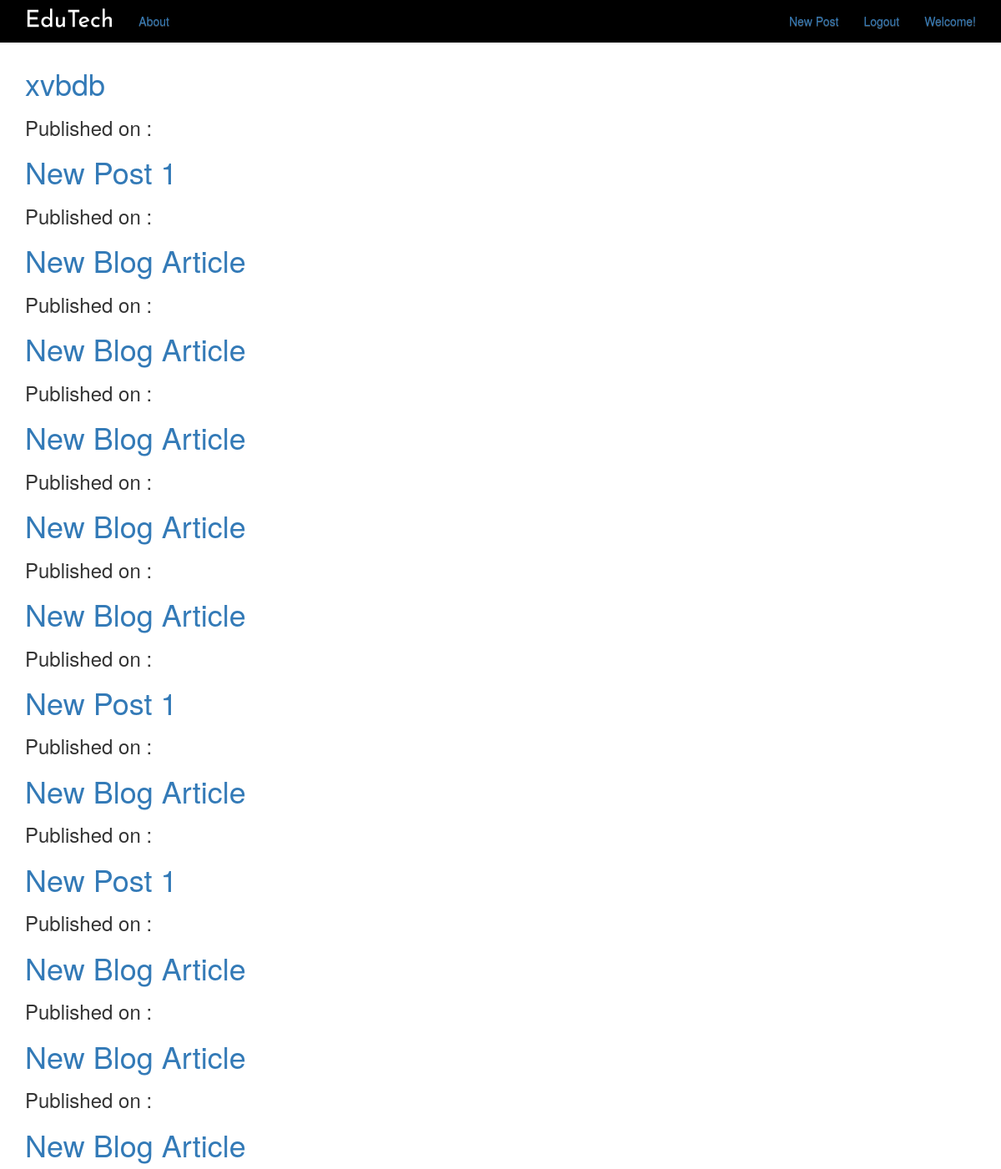
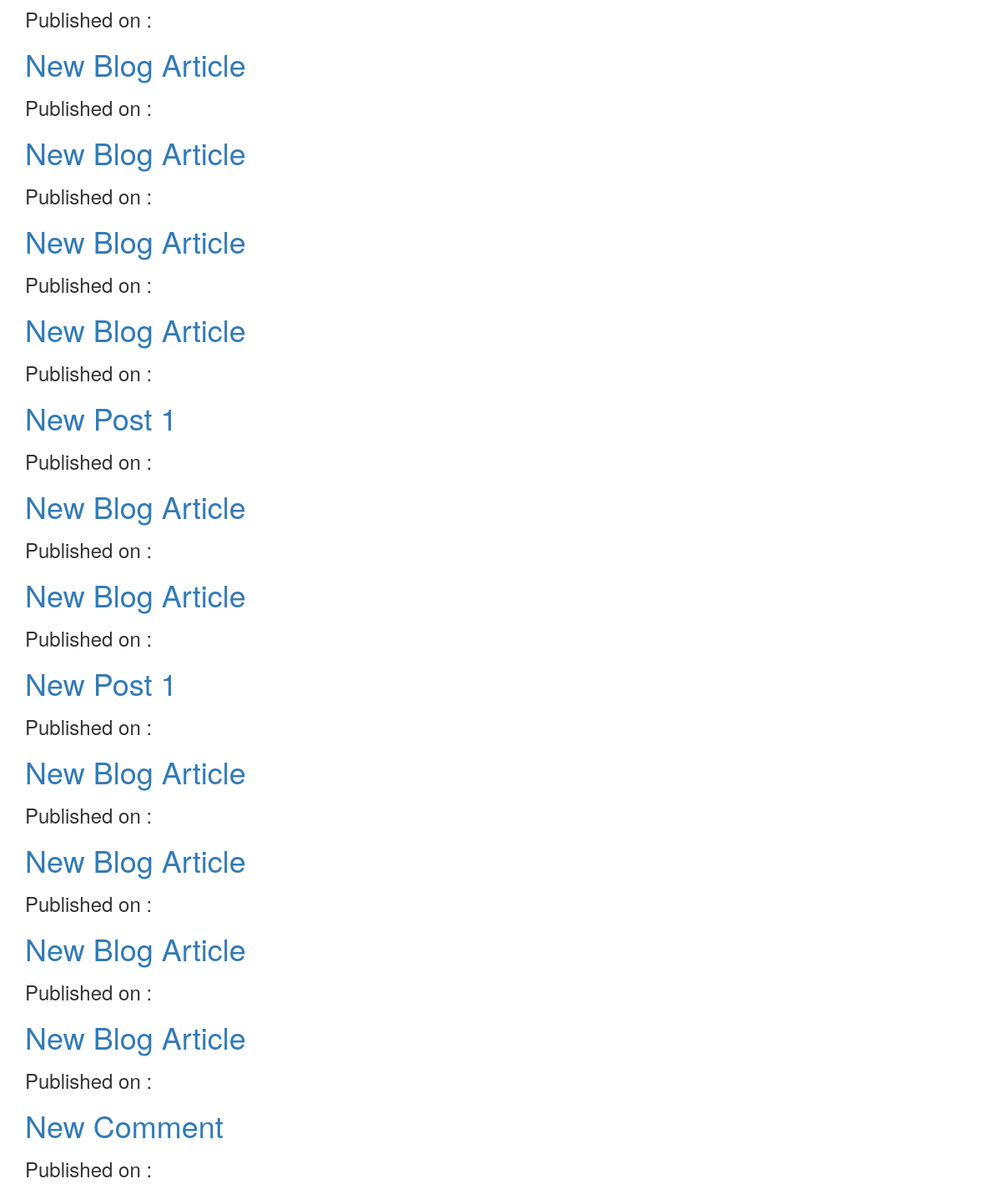
The app's page /post/draft/1 (signed in) with its own data (2 pictures, top to bottom).
### blog/models.py (models this page shows, shortened)
class Post(models.Model):
	author = models.ForeignKey('auth.User',on_delete=models.CASCADE)
	title = models.CharField(max_length=256)
	text = models.TextField()
	created_date = models.DateTimeField(default=timezone.now)
	publish_date = models.DateTimeField(blank=True,null=True)

### blog/views.py (the view)
# urls.py: re_path(r'post/draft/(?P<pk>\d+)$',views.DraftPostView.as_view(),name='post_draft'),
class DraftPostView(LoginRequiredMixin,ListView):
	login_url = '/login/'
	redirect_field_name = 'blog/post_list.html'
	model = Post
	def get_queryset(self):
		return Post.objects.filter(publish_date__isnull = True).order_by('created_date')

### blog/templates/blog/post_list.html
{% extends 'blog/base.html' %}
{% block body_block %}
	<div>
		{% for post in post_list %}
			<h1><a href="{% url 'post_detail' pk=post.pk %}">{{post.title}}</a></h1>
			<h3>Published on : {{post.publish_date|date:"D M Y"}}</h3>
		{% endfor %}
	</div>
{% endblock %}

### blog/templates/blog/base.html (shortened to what this page needs)
<!DOCTYPE html>
<html>
<head>
	{% load static %}
		<link rel="stylesheet" href="https://maxcdn.bootstrapcdn.com/bootstrap/3.3.7/css/bootstrap.min.css">
		<link rel="stylesheet" href="https://maxcdn.bootstrapcdn.com/bootstrap/3.3.7/css/bootstrap-theme.min.css">
		<link rel="stylesheet" href="//cdn.jsdelivr.net/npm/medium-editor@latest/dist/css/medium-editor.min.css" type="text/css" media="screen" charset="utf-8">
		<link rel="stylesheet" type="text/css" href="{%static 'css/blog.css' %}">
</head>
<body>
	<div>
		<nav class="navbar navbar-fixed-top  custom-navbar mynavbar">
			<div class="container">
				<ul class="nav navbar-nav ">
					<li><a class="navbar-brand bigbrand" href="{% url 'post_list' %}">EduTech</a></li>
					<li><a class="nav navbar-link" href="{% url 'about' %}">About</a></li>
				</ul>
				<ul class="nav navbar-nav navbar-right">
					{%if user.is_authenticated %}
					<li><a class="navbar-link" href="{% url 'post_create' %}">New Post</a></li>
					<li><a class="navbar-link" href="{% url 'logout' %}">Logout</a></li>
					<li><a href="">Welcome! {{username.name}}</a></li>
					{% else %}
					<li><a href="{% url 'login' %}">Login</a></li>
					{% endif %}
				</ul>
			</div>
		</nav>
		<br><br><br>
	</div>
	<div>
		<div class="container">
			<div class="blog_posts">
				{% block body_block %}
				{% endblock %}
			</div>
		</div>
	</div>
</body>
</html>

### blog/static/css/blog.css (style rules this page uses)
.bigbrand { font-family: 'Josefin Sans', sans-serif; font-size: 2em; color: white; }
nav { background: black; }

### records on screen
Post: title "xvbdb"
Post: title "New Post 1"
Post: title "New Blog Article"
Post: title "New Blog Article"
Post: title "New Blog Article"
Post: title "New Blog Article"
Post: title "New Blog Article"
Post: title "New Post 1"
Post: title "New Blog Article"
Post: title "New Post 1"
Post: title "New Blog Article"
Post: title "New Blog Article"
Post: title "New Blog Article"
Post: title "New Blog Article"
Post: title "New Blog Article"
Post: title "New Blog Article"
Post: title "New Blog Article"
Post: title "New Post 1"
Post: title "New Blog Article"
Post: title "New Blog Article"
Post: title "New Post 1"
Post: title "New Blog Article"
Post: title "New Blog Article"
Post: title "New Blog Article"
Post: title "New Blog Article"
Post: title "New Comment"
